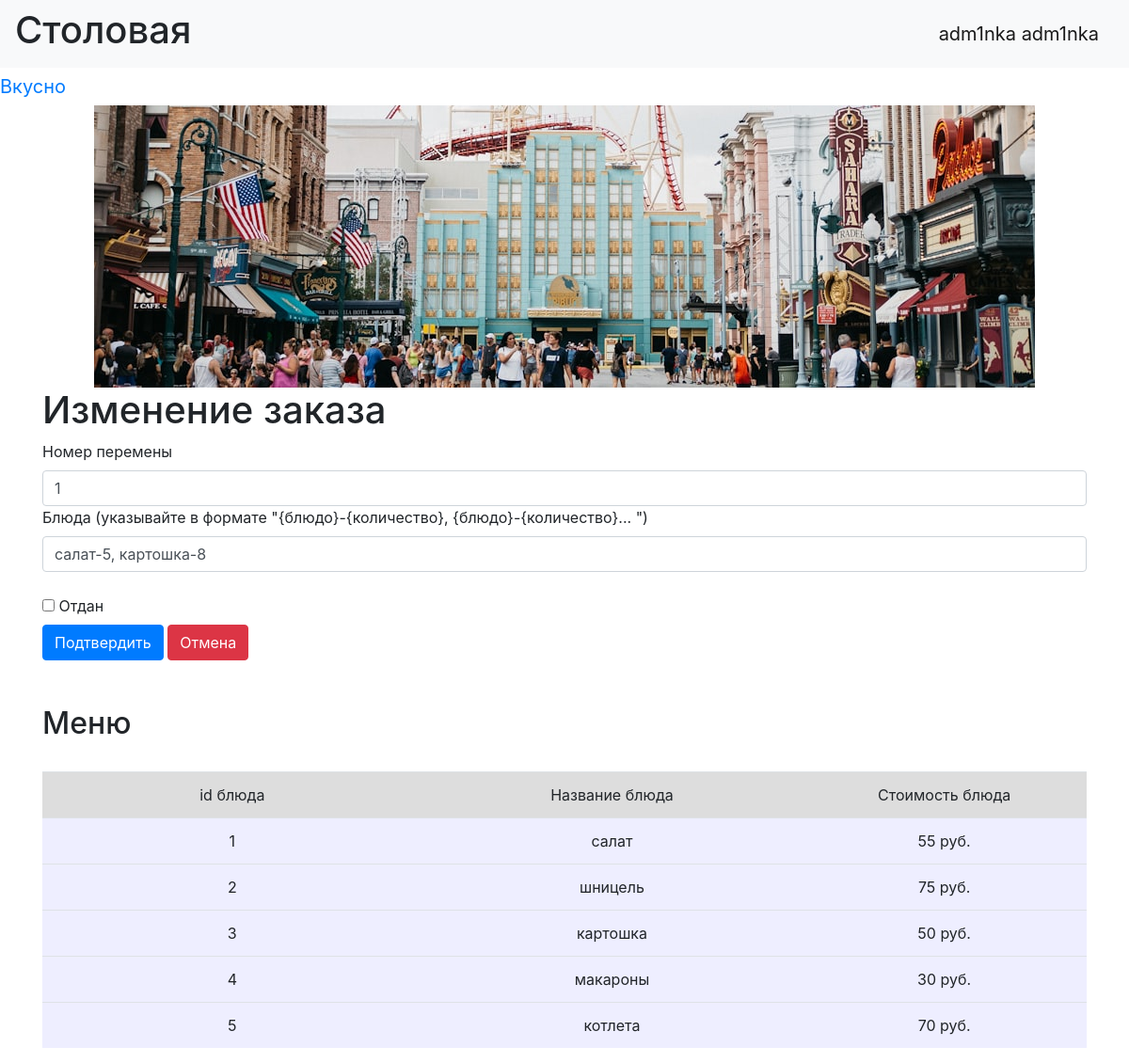
Screenshot of /orders/11 (signed in) with the database file from the repository.
### data/users.py (models this page shows, shortened)
class User(SqlAlchemyBase, UserMixin, SerializerMixin):
    __tablename__ = 'users'
    id = sqlalchemy.Column(sqlalchemy.Integer, primary_key=True, autoincrement=True)
    name = sqlalchemy.Column(sqlalchemy.String)
    surname = sqlalchemy.Column(sqlalchemy.String)
    grade = sqlalchemy.Column(sqlalchemy.String)
    password = sqlalchemy.Column(sqlalchemy.String)
    admin = sqlalchemy.Column(sqlalchemy.Boolean, nullable=False, default=False)

### data/orders.py (models this page shows)
class PersonalOrder(SqlAlchemyBase, UserMixin, SerializerMixin):
    __tablename__ = 'orders'
    id = sqlalchemy.Column(sqlalchemy.Integer, primary_key=True, autoincrement=True)
    person = sqlalchemy.Column(sqlalchemy.Integer, sqlalchemy.ForeignKey("users.id"))
    meal = sqlalchemy.Column(sqlalchemy.String)
    pause = sqlalchemy.Column(sqlalchemy.Integer)  #номер перемены
    status = sqlalchemy.Column(sqlalchemy.Boolean, default=False)

### tables this page shows
CREATE TABLE menu (id INTEGER PRIMARY KEY AUTOINCREMENT, meal TEXT NOT NULL, cost INTEGER NOT NULL);

### main.py (the view, shortened to what this page needs)
@application.route('/orders/<int:unic_num>', methods=['GET', 'POST'])
@login_required
def order_edit(unic_num):
    form = NewOrderForm()
    if request.method == "GET":
        db_sess = db_session.create_session()
        orders = db_sess.query(PersonalOrder).filter(PersonalOrder.id == unic_num).first()
        if not orders or not current_user.admin:
            abort(404)
        form.meal.data = orders.meal
        form.pause.data = orders.pause
        form.status.data = orders.status
    return render_template('new_order.html', title='Изменение заказа', form=form, meals=menu)

### forms/new_order.py
class NewOrderForm(FlaskForm):
    person = IntegerField('id')
    meal = StringField('Блюда (указывайте в формате "{блюдо}-{количество}, {блюдо}-{количество}... ")',
                       validators=[DataRequired()])
    pause = IntegerField('Номер перемены', validators=[DataRequired()])
    status = BooleanField('Отдан')
    submit = SubmitField('Подтвердить')

### data/db_session.py (called while the page is built)
def create_session() -> Session:
    global __factory
    return __factory()

### main.py (called while the page is built)
@login_manager.user_loader
def load_user(user_id):
    db_sess = db_session.create_session()
    return db_sess.get(User, user_id)

### templates/new_order.html (shortened to what this page needs)
{% extends "base.html" %}
{%block content %}
<h1>{{ title }}</h1>
<form action="" method="post">
        {{ form.pause.label }} <br>
        {{ form.pause(class="form-control", type="pause") }}
        {{ form.meal.label }} <br>
        {{ form.meal(class="form-control", type="meal") }}
    <br>
    {{ form.status() }} {{ form.status.label }}
    <br>
    {{ form.submit(type="submit", class="btn btn-primary") }}
        <a href="/" type="button" class="btn btn-danger">Отмена</a>
</form>
<br><br>
<h2>Меню</h2>
<br>
<div class="table_container">
    <table class="table">
        <tr class="my_row">
            <td class="title" width="200px" bgcolor="#dddddd" align="center">id блюда</td>
            <td class="title" width="200px" bgcolor="#dddddd" align="center">Название блюда</td>
            <td class="title" width="150px" bgcolor="#dddddd" align="center">Стоимость блюда</td>
        </tr>
        {% for meal in meals %}
        <tr class="my_row">
            <td class="ordinary" bgcolor="#eeeeff" align="center">{{ meal[0] }}</td>
            <td class="ordinary" bgcolor="#eeeeff" align="center">{{ meal[1] }}</td>
            <td class="ordinary" bgcolor="#eeeeff" align="center">{{ meal[2] }} руб.</td>
        </tr>
        {% endfor %}
    </table>
</div>
{% endblock %}

### templates/base.html (shortened to what this page needs)
<!DOCTYPE html>
<html lang="en">
<head>
    <link rel="stylesheet" href="https://stackpath.bootstrapcdn.com/bootstrap/4.4.1/css/bootstrap.min.css"
>
    <link rel="stylesheet" href="../static/css/style.css">
</head>
  <body>
    <header>
      <nav class="navbar navbar-light bg-light">
          <h1>Столовая</h1>
          {% if current_user.is_authenticated %}
            <a class="navbar-brand" href="/logout">{{ current_user.name }} {{ current_user.surname }}</a>
          {% else %}
            <a class="btn btn-primary " href="/register_user">Зарегистрировать ученика</a>
            <a class="btn btn-primary " href="/register_admin">Зарегистрировать админа</a>
            <a class="btn btn-success" href="/login">Войти</a>
          {% endif %}
      </nav>
        <a class="navbar-brand" href="#">Вкусно</a>
    </header>
    <center>
        <img src="../static/img/photo.jpg">
    </center>
    <main role="main" class="container">
        <link rel="stylesheet" href="../static/img/photo.jpg">
        {% block content %}{% endblock %}
    </main>
  </body>
</html>

### rows the page displays
User: name "adm1nka", surname "adm1nka"
PersonalOrder: pause "1", meal "салат-5, картошка-8"
menu: id "1", meal "салат", cost "55"
menu: id "2", meal "шницель", cost "75"
menu: id "3", meal "картошка", cost "50"
menu: id "4", meal "макароны", cost "30"
menu: id "5", meal "котлета", cost "70"

### other values shown
{{ title }} "Изменение заказа"
